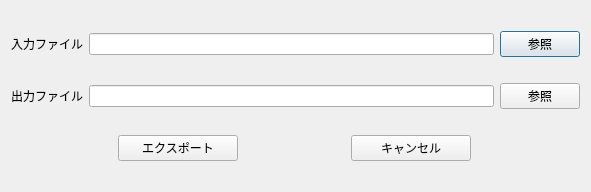
<?xml version="1.0" encoding="UTF-8"?>
<ui version="4.0">
 <class>ui_PointCsv</class>
 <widget class="QDialog" name="ui_PointCsv">
  <property name="geometry">
   <rect>
    <x>0</x>
    <y>0</y>
    <width>591</width>
    <height>192</height>
   </rect>
  </property>
  <property name="windowTitle">
   <string>座標ファイルを指定</string>
  </property>
  <property name="windowIcon">
   <iconset resource="resource.qrc">
    <normaloff>:/icons/icon.png</normaloff>:/icons/icon.png</iconset>
  </property>
  <layout class="QVBoxLayout" name="verticalLayout">
   <item>
    <layout class="QHBoxLayout" name="horizontalLayout">
     <item>
      <widget class="QLabel" name="label">
       <property name="text">
        <string>入力ファイル</string>
       </property>
      </widget>
     </item>
     <item>
      <widget class="QLineEdit" name="lineEdit_input"/>
     </item>
     <item>
      <widget class="QPushButton" name="pushButton_browseInput">
       <property name="text">
        <string>参照</string>
       </property>
      </widget>
     </item>
    </layout>
   </item>
   <item>
    <layout class="QHBoxLayout" name="horizontalLayout_2">
     <item>
      <widget class="QLabel" name="label_2">
       <property name="text">
        <string>出力ファイル</string>
       </property>
      </widget>
     </item>
     <item>
      <widget class="QLineEdit" name="lineEdit_output"/>
     </item>
     <item>
      <widget class="QPushButton" name="pushButton_browseOutput">
       <property name="text">
        <string>参照</string>
       </property>
      </widget>
     </item>
    </layout>
   </item>
   <item>
    <layout class="QHBoxLayout" name="horizontalLayout_3">
     <item>
      <widget class="QPushButton" name="pushButton_export">
       <property name="maximumSize">
        <size>
         <width>120</width>
         <height>16777215</height>
        </size>
       </property>
       <property name="text">
        <string>エクスポート</string>
       </property>
      </widget>
     </item>
     <item>
      <widget class="QPushButton" name="pushButton_cancel">
       <property name="maximumSize">
        <size>
         <width>120</width>
         <height>16777215</height>
        </size>
       </property>
       <property name="text">
        <string>キャンセル</string>
       </property>
      </widget>
     </item>
    </layout>
   </item>
  </layout>
 </widget>
 <resources>
  <include location="resource.qrc"/>
 </resources>
 <connections>
  <connection>
   <sender>pushButton_browseInput</sender>
   <signal>clicked()</signal>
   <receiver>ui_PointCsv</receiver>
   <slot>onBrowseInput()</slot>
   <hints>
    <hint type="sourcelabel">
     <x>512</x>
     <y>42</y>
    </hint>
    <hint type="destinationlabel">
     <x>417</x>
     <y>0</y>
    </hint>
   </hints>
  </connection>
  <connection>
   <sender>pushButton_browseOutput</sender>
   <signal>clicked()</signal>
   <receiver>ui_PointCsv</receiver>
   <slot>onBrowseOutput()</slot>
   <hints>
    <hint type="sourcelabel">
     <x>501</x>
     <y>87</y>
    </hint>
    <hint type="destinationlabel">
     <x>405</x>
     <y>65</y>
    </hint>
   </hints>
  </connection>
  <connection>
   <sender>pushButton_export</sender>
   <signal>clicked()</signal>
   <receiver>ui_PointCsv</receiver>
   <slot>accept()</slot>
   <hints>
    <hint type="sourcelabel">
     <x>158</x>
     <y>153</y>
    </hint>
    <hint type="destinationlabel">
     <x>12</x>
     <y>142</y>
    </hint>
   </hints>
  </connection>
  <connection>
   <sender>pushButton_cancel</sender>
   <signal>clicked()</signal>
   <receiver>ui_PointCsv</receiver>
   <slot>reject()</slot>
   <hints>
    <hint type="sourcelabel">
     <x>432</x>
     <y>148</y>
    </hint>
    <hint type="destinationlabel">
     <x>299</x>
     <y>134</y>
    </hint>
   </hints>
  </connection>
 </connections>
 <slots>
  <slot>onBrowseInput()</slot>
  <slot>onBrowseOutput()</slot>
 </slots>
</ui>
